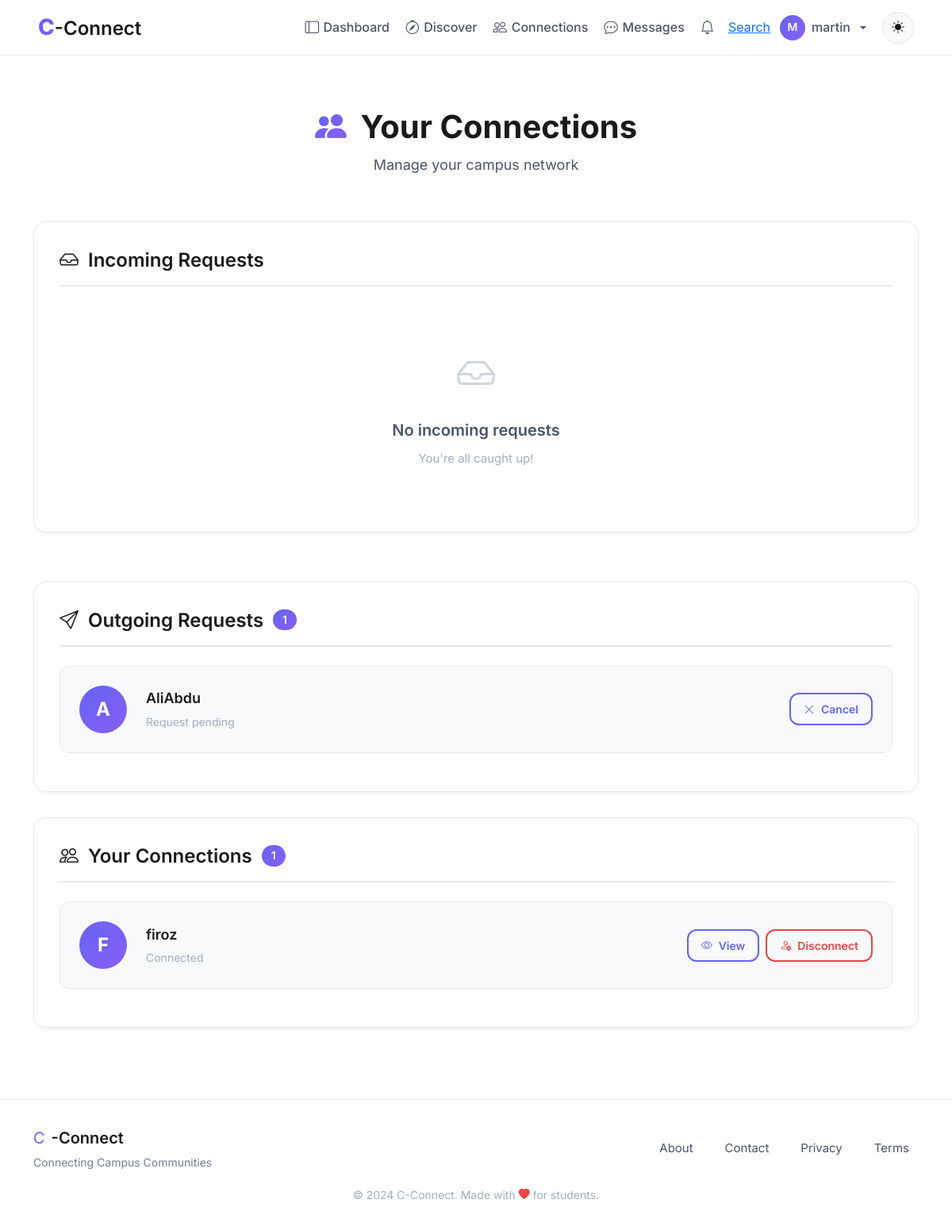
/connections (signed in), run on the app's committed database.
### models.py (models this page shows, shortened)
class User(UserMixin, db.Model):
    id = db.Column(db.Integer, primary_key=True, autoincrement=True)  # Unique identifier
    username = db.Column(db.String(100), nullable=False)  # Name of the user (later can add this unique if needed)
    email = db.Column(db.String(120), nullable=False, unique=True)  # Email of the user
    password = db.Column(db.String(200), nullable=False)  # Passwords not hashed yet (done in setup_db.py)
    created_at = db.Column(db.DateTime, default=db.func.now())  # Timestamp of account creation
    last_login = db.Column(db.DateTime, nullable=True)  # Timestamp of last login
    pass

class Connection(db.Model):
    id = db.Column(db.Integer, primary_key=True, autoincrement=True)
    user_id = db.Column(db.Integer, db.ForeignKey('user.id'), nullable=False)  # User who initiated the connection
    target_user_id = db.Column(db.Integer, db.ForeignKey('user.id'), nullable=False)  # User who is targetted to connect
    status = db.Column(db.String(20), nullable=False, default='pending')
    created_at = db.Column(db.DateTime, default=db.func.now()) #current_timestamp())
    __table_args__ = (
        db.UniqueConstraint('user_id', 'target_user_id', name='_user_target_uc'),
        db.Index('idx_target_user', 'target_user_id'),
    )
    user = db.relationship('User', foreign_keys=[user_id], backref='sent_requests')
    connected_user = db.relationship('User', foreign_keys=[target_user_id], backref='received_requests')

### blueprints/connections/routes.py (the view)
@connections.route('/connections')
@login_required
def connections_home():
    incoming = list_requests(current_user.id, 'incoming', 'pending', limit=50)
    outgoing = list_requests(current_user.id, 'outgoing', 'pending', limit=50)
    accepted = list_connections(current_user.id, limit=100)
    return render_template(
        'connections/list.html',
        incoming=incoming,
        outgoing=outgoing,
        accepted=accepted
    )

### blueprints/connections/templates/connections/list.html (shortened to what this page needs)
{% extends "base.html" %}
{% block body %}
<div class="container py-4">
    <div class="connections-header animate-on-scroll">
        <h1 class="connections-title">
            <i class="bi bi-people-fill me-2" style="background: linear-gradient(135deg, var(--primary-color), var(--accent-color)); -webkit-background-clip: text; -webkit-text-fill-color: transparent;"></i>
            Your Connections
        </h1>
        <p class="connections-subtitle">Manage your campus network</p>
    </div>
    <div class="section-card glass-card animate-on-scroll">
        <div class="section-header">
            <h2 class="section-title">
                <i class="bi bi-inbox"></i>
                Incoming Requests
            </h2>
        </div>
        {% if incoming %}
            {% for c in incoming %}
            <div class="connection-item">
                <div class="connection-avatar">{{ c.user.username[0].upper() }}</div>
                <div class="connection-info">
                    <div class="connection-name">{{ c.user.username }}</div>
                    <div class="connection-meta">wants to connect with you</div>
                </div>
                <div class="connection-actions">
                    <form method="POST" action="{{ url_for('connections.connections_accept', conn_id=c.id) }}">
                        <input type="hidden" name="csrf_token" value="{{ csrf_token() }}">
                        <button class="btn btn-primary-custom btn-sm">
                            <i class="bi bi-check-lg"></i> Accept
                        </button>
                    </form>
                    <form method="POST" action="{{ url_for('connections.connections_reject', conn_id=c.id) }}">
                        <input type="hidden" name="csrf_token" value="{{ csrf_token() }}">
                        <button class="btn btn-outline-custom btn-sm">
                            <i class="bi bi-x-lg"></i> Reject
                        </button>
                    </form>
                </div>
            </div>
            {% endfor %}
        {% else %}
            <div class="empty-state">
                <div class="empty-icon"><i class="bi bi-inbox"></i></div>
                <div class="empty-title">No incoming requests</div>
                <div class="empty-text">You're all caught up!</div>
            </div>
        {% endif %}
    </div>
    <div class="section-card glass-card animate-on-scroll">
        <div class="section-header">
            <h2 class="section-title">
                <i class="bi bi-send"></i>
                Outgoing Requests
                {% if outgoing %}
                <span class="badge-count">{{ outgoing|length }}</span>
                {% endif %}
            </h2>
        </div>
        {% if outgoing %}
            {% for c in outgoing %}
            <div class="connection-item">
                <div class="connection-avatar">{{ c.connected_user.username[0].upper() }}</div>
                <div class="connection-info">
                    <div class="connection-name">{{ c.connected_user.username }}</div>
                    <div class="connection-meta">Request pending</div>
                </div>
                <div class="connection-actions">
                    <form method="POST" action="{{ url_for('connections.connections_cancel', conn_id=c.id) }}">
                        <button class="btn btn-outline-custom btn-sm cancel-btn" data-conn-id="{{ c.id }}">
                            <i class="bi bi-x-lg"></i> Cancel
                        </button>
                    </form>
                </div>
            </div>
            {% endfor %}
        {% endif %}
    </div>
    <div class="section-card glass-card animate-on-scroll">
        <div class="section-header">
            <h2 class="section-title">
                <i class="bi bi-people"></i>
                Your Connections
                {% if accepted %}
                <span class="badge-count">{{ accepted|length }}</span>
                {% endif %}
            </h2>
        </div>
        {% if accepted %}
            {% for c in accepted %}
            {% set other = c.user if c.user_id != current_user.id else c.connected_user %}
            <div class="connection-item">
                <div class="connection-avatar">{{ other.username[0].upper() }}</div>
                <div class="connection-info">
                    <div class="connection-name">{{ other.username }}</div>
                    <div class="connection-meta">Connected</div>
                </div>
                <div class="connection-actions">
                    <a href="{{ url_for('main.view_user_profile', user_id=other.id) }}" class="btn btn-outline-custom btn-sm">
                        <i class="bi bi-eye"></i> View
                    </a>
                    <form method="POST"
                          action="{{ url_for('connections.connections_disconnect', conn_id=c.id) }}"
                          onsubmit="return confirm('Are you sure you want to disconnect? This will remove the connection.');">
                        <button class="btn btn-outline-custom btn-sm" style="color: var(--danger-color); border-color: var(--danger-color);">
                            <i class="bi bi-person-x"></i> Disconnect
                        </button>
                    </form>
                </div>
            </div>
            {% endfor %}
        {% endif %}
    </div>
</div>
{% endblock %}

### templates/base.html (shortened to what this page needs)
<!DOCTYPE html>
<html lang="en">
<head>
    <link rel="stylesheet" href="https://cdn.jsdelivr.net/npm/bootstrap-icons@1.11.1/font/bootstrap-icons.css">
    <link href="https://cdn.jsdelivr.net/npm/bootstrap@5.3.2/dist/css/bootstrap.min.css" rel="stylesheet">
    <link rel="stylesheet" href="{{ url_for('static', filename='css/global.css') }}">
</head>
<body>
    <nav class="navbar navbar-expand-lg navbar-glass fixed-top">
        <div class="container-fluid px-lg-5 px-3">
            <a class="navbar-brand" href="{{ url_for('main.home') }}">
                <span class="brand-c">C</span><span class="brand-connect">-Connect</span>
            </a>
            <div class="collapse navbar-collapse" id="navbarNav">
                <ul class="navbar-nav ms-auto align-items-lg-center gap-1">
                    {% if current_user.is_authenticated %}
                        <li class="nav-item">
                            <a class="nav-link" href="{{ url_for('main.dashboard') }}">
                                <i class="bi bi-layout-sidebar"></i>Dashboard
                            </a>
                        </li>
                        <li class="nav-item">
                            <a class="nav-link" href="{{ url_for('main.discover') }}">
                                <i class="bi bi-compass"></i>Discover
                            </a>
                        </li>
                        <li class="nav-item">
                            <a class="nav-link" href="{{ url_for('connections.connections_home') }}">
                                <i class="bi bi-people"></i>Connections
                            </a>
                        </li>
                        <li class="nav-item">
                            <a class="nav-link" href="{{ url_for('main.messages') }}">
                                <i class="bi bi-chat-dots"></i>Messages
                            </a>
                        </li>
                        <li class="nav-item position-relative">
                            <a class="nav-link" href="{{ url_for('notifications.notifications_list') }}">
                                <i class="bi bi-bell"></i>
                                {% set unread = current_user.notifications | selectattr("is_read", "equalto", False) | list %}
                            </a>
                        </li>
                        <li><a href="{{ url_for('main.search_page') }}">Search</a></li>
                        <li class="nav-item dropdown">
                            <a class="nav-link dropdown-toggle d-flex align-items-center gap-2" href="#" role="button" data-bs-toggle="dropdown">
                                <div style="width: 32px; height: 32px; border-radius: 50%; background: linear-gradient(135deg, var(--primary-color), var(--accent-color)); display: flex; align-items: center; justify-content: center; color: white; font-weight: 600; font-size: 0.875rem;">
                                    {{ current_user.username[0].upper() }}
                                </div>
                                <span class="d-none d-lg-inline">{{ current_user.username }}</span>
                            </a>
                        </li>
                    {% endif %}
                    <li class="nav-item ms-lg-2">
                        <button class="btn-theme-toggle" id="themeToggle" aria-label="Toggle theme">
                            <i class="bi bi-sun-fill" id="themeIcon"></i>
                        </button>
                    </li>
                </ul>
            </div>
        </div>
    </nav>
    <main class="main-content">
        {% block body %}{% endblock %}
    </main>
    <footer class="footer-glass">
        <div class="container">
            <div class="row align-items-center">
                <div class="col-md-6 text-center text-md-start mb-3 mb-md-0">
                    <div class="d-flex align-items-center justify-content-center justify-content-md-start gap-2">
                        <span class="brand-c" style="font-size: 1.25rem;">C</span>
                        <span class="brand-connect" style="font-size: 1.25rem;">-Connect</span>
                    </div>
                    <p class="footer-tagline mb-0">Connecting Campus Communities</p>
                </div>
                <div class="col-md-6">
                    <div class="d-flex justify-content-center justify-content-md-end gap-3 flex-wrap">
                        <a href="{{ url_for('main.about') }}" class="footer-link">About</a>
                        <a href="{{ url_for('main.contact') }}" class="footer-link">Contact</a>
                        <a href="#" class="footer-link">Privacy</a>
                        <a href="#" class="footer-link">Terms</a>
                    </div>
                </div>
            </div>
            <div class="row mt-3">
                <div class="col text-center">
                    <small class="text-muted">
                        &copy; 2024 C-Connect. Made with <i class="bi bi-heart-fill" style="color: var(--danger-color);"></i> for students.
                    </small>
                </div>
            </div>
        </div>
    </footer>
</body>
</html>

### data on the page
User: username "M", username "martin"
Connection: connected_user "A", connected_user.username "AliAbdu"
User: username "F", username "firoz"

### other printed values
{{ outgoing|length }} "1"
{{ accepted|length }} "1"
